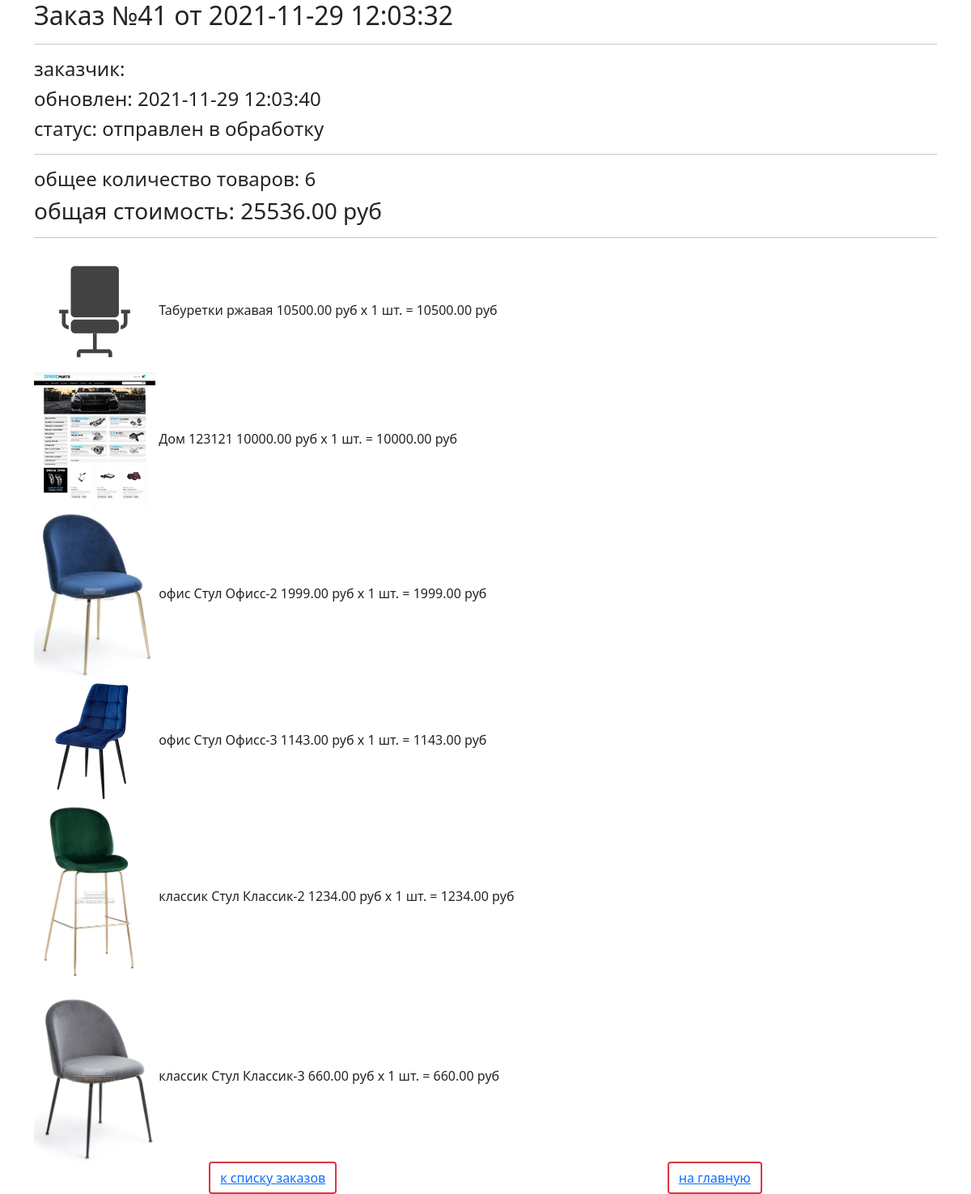
Before: /order/read/41/ with the older database file.
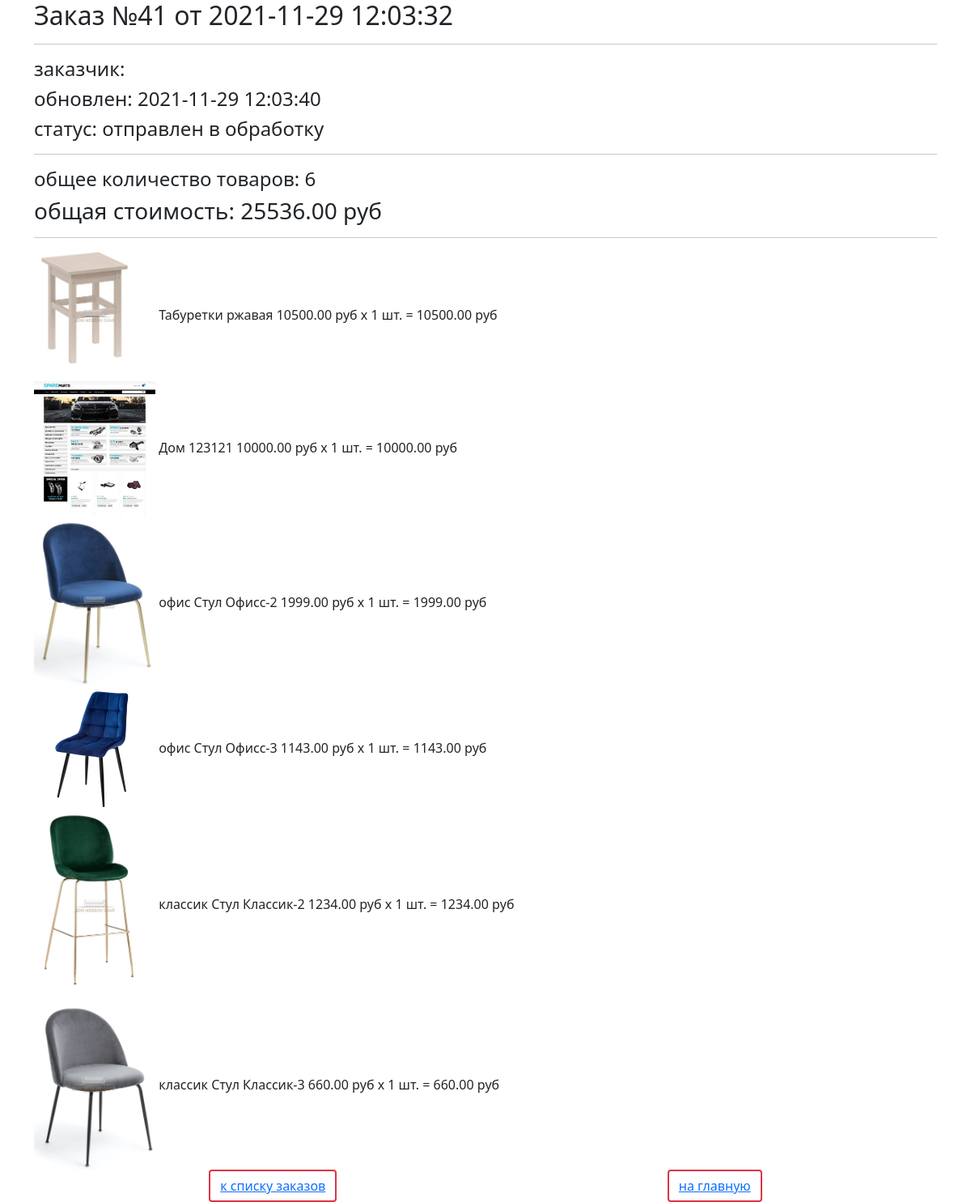
After: the same page with the newer database file.
### ordersapp/models.py (models this page shows, shortened)
class Order(models.Model):
    STATUS_FORMING = 'FM'
    STATUS_SENT_TO_PROCEED = 'STP'
    STATUS_PROCEEDED = 'PRD'
    STATUS_PAID = 'PD'
    STATUS_DONE = 'DN'
    STATUS_CANCELED = 'CN'
    STATUSES = (
        (STATUS_FORMING, 'формируется'),
        (STATUS_SENT_TO_PROCEED, 'отправлен в обработку'),
        (STATUS_PROCEEDED, 'обрабатывается'),
        (STATUS_PAID, 'оплачен'),
        (STATUS_DONE, 'готов к выдаче'),
        (STATUS_CANCELED, 'отменен'),
    )
    user = models.ForeignKey(settings.AUTH_USER_MODEL, on_delete=models.CASCADE)
    created = models.DateTimeField(verbose_name='создан', auto_now_add=True)
    updated = models.DateTimeField(verbose_name='обновлен', auto_now=True)
    status = models.CharField(verbose_name='статус', max_length=3, choices=STATUSES, default=STATUS_FORMING)
    is_active = models.BooleanField(verbose_name='активен', default=True)
    class Meta:
        ordering = ('-created',)
        verbose_name = 'заказ'
        verbose_name_plural = 'заказы'
    def total_quantity(self):
        _items = self.orderitems.all()
        return sum(list(map(lambda x: x.quantity, _items)))
    def total_cost(self):
        _items = self.orderitems.all()
        return sum(list(map(lambda x: x.quantity * x.product.price, _items)))

class OrderItem(models.Model):
    order = models.ForeignKey(Order, related_name='orderitems', on_delete=models.CASCADE)
    product = models.ForeignKey(Product, verbose_name='продукт', on_delete=models.CASCADE)
    quantity = models.PositiveIntegerField(verbose_name='количество', default=0)
    class Meta:
        ordering = ('-order',)
        verbose_name = 'ордер'
        verbose_name_plural = 'ордеры'
    @property
    def product_cost(self):
        return self.product.price * self.quantity

### mainapp/models.py (models this page shows, shortened)
class Product(models.Model):
    category = models.ForeignKey(ProductCategory, on_delete=models.CASCADE, verbose_name='Категория')
    name = models.CharField(max_length=128, verbose_name='Наименование')
    image = models.ImageField(upload_to='products', blank=True, verbose_name='Изображение')
    short_desc = models.CharField(max_length=255, verbose_name='Краткое описание')
    description = models.TextField(verbose_name='Описание')
    price = models.DecimalField(decimal_places=2, max_digits=10, default=0, verbose_name='Цена')
    quantity = models.PositiveSmallIntegerField(default=0, verbose_name='Количество')
    is_active = models.BooleanField(default=True, verbose_name='Запись активна')
    updated_at = models.DateTimeField(auto_now=True, null=True, blank=True)
    created_at = models.DateTimeField(auto_now_add=True, null=True, blank=True)
    class Meta:
        verbose_name = 'Продукты'
        verbose_name_plural = 'Продукты'
        ordering = ('-id',)

class ProductCategory(models.Model):
    name = models.CharField(verbose_name='Наименование', max_length=64, unique=True)
    description = models.TextField(verbose_name='Описание')
    is_active = models.BooleanField(default=True, verbose_name='Запись активна')
    class Meta:
        verbose_name = 'Категория'
        verbose_name_plural = 'Категория'
        ordering = ('-id',)

### ordersapp/views.py (the view)
# urls.py: path('read/<pk>/', ordersapp.OrderItemsDetailView.as_view(), name='order_read'),
class OrderItemsDetailView(DetailView):
    model = Order

### adminapp/templatetags/temp_tags.py (called while the page is built)
@register.filter(name='media_for_products')  # 1 вариант регистрации шаблонного тега
def media_for_products(img_path):
    if not img_path:
        img_path = 'default_prod.svg'
    return f'{settings.MEDIA_URL}{img_path}'

### mainapp/context_processors.py (called while the page is built)
def basket(request):
    basket_items = []
    if request.user.is_authenticated:
        basket_items = Basket.objects.filter(user=request.user)
    return {
        'basket': basket_items
    }

### ordersapp/templates/ordersapp/order_detail.html
{% extends "ordersapp/order_base_template.html" %}
{% load static %}
{% load temp_tags %}
{% block content %}
    <div class="container">
        {% include 'ordersapp/includes/inc_order_summary.html' %}
        <div class="basket_list">
            {% for item in object.orderitems.select_related %}
                <div class="basket_record">
                    <img src="{{ item.product.image|media_for_products }}"
                         alt="{{ item.product.short_desc }}" style="width: 150px">
                    <span class="category_name">
                   {{ item.product.category.name }}
               </span>
                    <span class="product_name">{{ item.product.name }}</span>
                    <span class="product_price">
                   {{ item.product.price }}&nbspруб
               </span>
                    <span class="product_quantitiy">
                   x {{ item.quantity }} шт.
               </span>
                    <span class="product_cost">
                    = {{ item.product_cost }}&nbspруб
               </span>
                </div>
            {% endfor %}
        </div>
        {% include 'ordersapp/includes/inc_order_actions.html' %}
    </div>
{% endblock %}

### ordersapp/templates/ordersapp/order_base_template.html (shortened to what this page needs)
<!DOCTYPE html>
{% load static %}
<html>
<head>
    {% block css %}
        <link rel="stylesheet" type="text/css" href="{% static 'css/bootstrap.css' %}">
        <link rel="stylesheet" type="text/css" href="{% static 'css/style.css' %}">
        <link rel="stylesheet" href="{% static 'fonts/font-awesome/css/font-awesome.css' %}">
        <link href="https://cdn.jsdelivr.net/npm/bootstrap@5.1.3/dist/css/bootstrap.min.css" rel="stylesheet"
>
    {% endblock %}
</head>
<body>
    {% block content %}
    {% endblock %}
</body>
</html>

### ordersapp/templates/ordersapp/includes/inc_order_summary.html (shortened to what this page needs)
{% if object %}
   <div class="h2">Заказ №{{ object.pk }} от {{ object.created|date:"Y-m-d H:i:s" }}</div>
   <hr>
   <div class="h4">заказчик: {{ user.last_name }} {{ user.first_name }} </div>
   <div class="h4">обновлен: {{ object.updated|date:"Y-m-d H:i:s" }}</div>
   <div class="h4">cтатус: {{ object.get_status_display }}</div>
   <hr>
   <div class="h4">
       общее количество товаров: <span class="order_total_quantity">{{ object.total_quantity }}</span>
   </div>
   <div class="h3">
       общая стоимость: <span class="order_total_cost">{{ object.total_cost }}</span> руб
   </div>
{% endif %}
<hr>

### ordersapp/templates/ordersapp/includes/inc_order_actions.html (shortened to what this page needs)
<div class="container d-flex justify-content-around">
    <button class="btn border-danger border-2">
        <a href="{% url 'ordersapp:order_list' %}">
            к списку заказов
        </a>
    </button>
    <button class="btn border-danger border-2">
        <a href="{% url 'main' %}">на главную</a>
    </button>
</div>

### static/css/style.css (style rules this page uses)
* { margin: 0; padding: 0; }
body { font-family: 'Montserrat', sans-serif; }
html, body { height: 100%; }
.container { width: 1366px; margin: 0 auto; min-height: 100%; }

Changed rows visible on the page:
changed through a linked row, OrderItem "Табуретки": product.image|media_for_products: picture added in place of a placeholder
